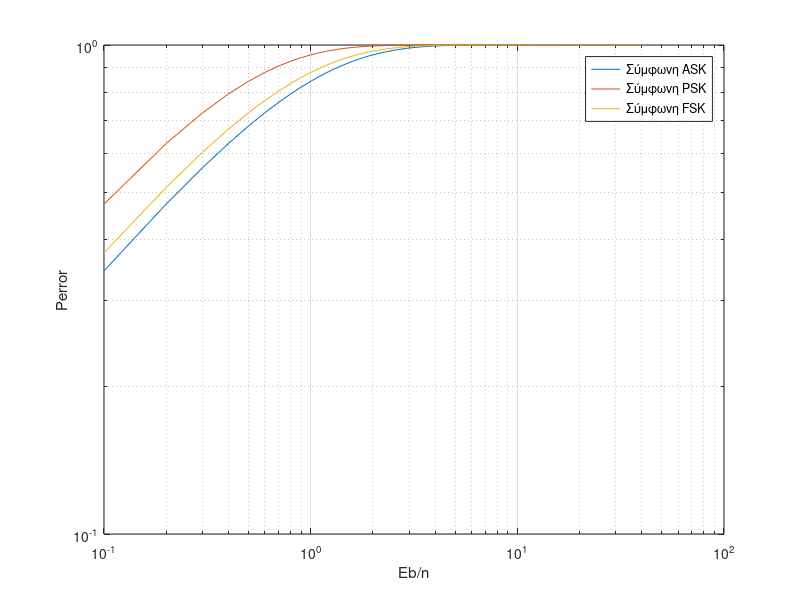

Here is the MATLAB script that generated this plot:
clear all,close all,clc
Ebn=0:.1:40;
Q1=erf(sqrt(Ebn));
Q2=erf(sqrt(2*Ebn));
Q3=erf(sqrt(1.2*Ebn));
loglog(Ebn,Q1),hold on
loglog(Ebn,Q2)
loglog(Ebn,Q3),grid on
legend('Σύμφωνη ASK','Σύμφωνη PSK', 'Σύμφωνη FSK')
xlabel('Eb/n'),ylabel('Perror')
Q1(find(Ebn==10))
Q2(find(Ebn==10))
Q3(find(Ebn==10))
%η πιθανότητα λάθος είναι 1 (ίδια και για τις 3 ψηφιακές διαμορφώσεις
